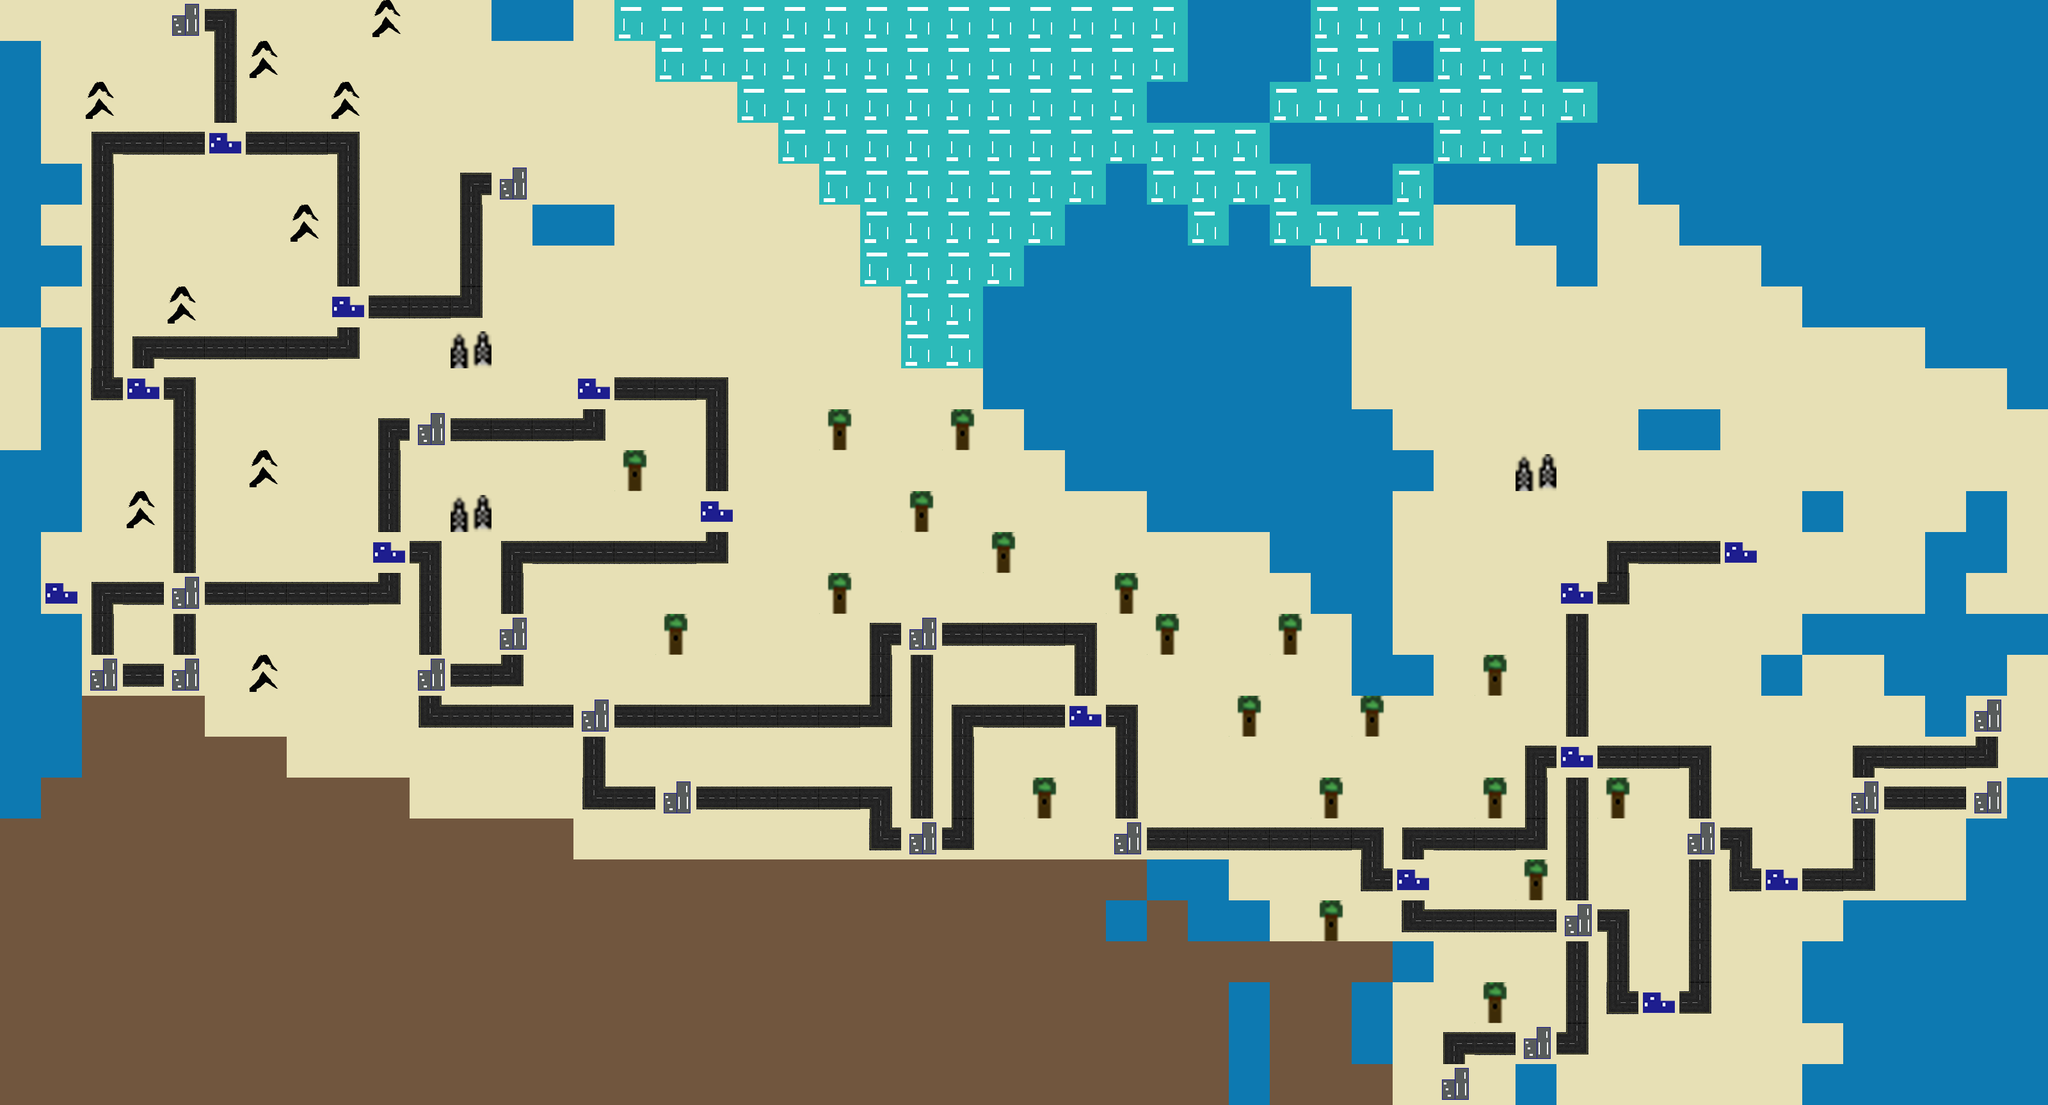

Below is a game level as drawn by its tile map, then a one-line description and the .tmx that defines it (tile-layer data replaced by summaries):
An orthogonal 50x27 tile map with 64x64 px tiles, 2 tile layers (Background, Objects).

<map version="1.0" orientation="orthogonal" width="50" height="27" tilewidth="64" tileheight="64">
 <tileset firstgid="1" name="Tilesheey" tilewidth="64" tileheight="64">
  <image source="newTilesheet.png" width="256" height="384" />
 </tileset>
 <layer name="Background" width="50" height="27">
  <data>[1350 cells, 1350 non-empty, 4 distinct tile ids]</data>
 </layer>
 <layer name="Objects" width="50" height="27">
  <data>[1350 cells, 229 non-empty, 11 distinct tile ids]</data>
 </layer>
</map>
